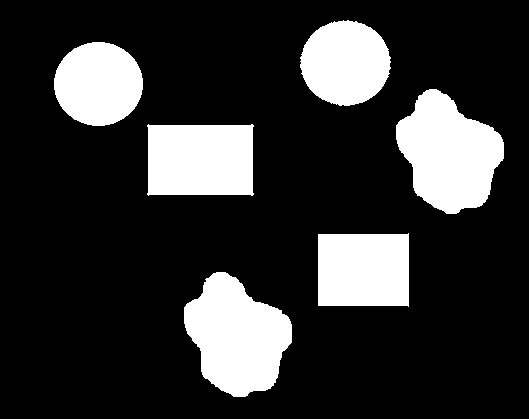
#> input picture wb.png, 529 x 419 px
$ python 'ConnectedComponentAnalysis (4 & 8).py'
#> lines starting #> are read from the running program, lines starting #| are printed output that depends on the picture; after the words box and inside, x2 and y2 are one past the last pixel; in counts of white or black regions, pixels touching at a corner belong together
#> `img = np.array(cv.imread('wb.png',0))`: img: shape (419, 529); 19.7% white; 6 white regions, box (x1, y1, x2, y2) and area: (184, 272, 292, 397) 8992, (396, 89, 504, 214) 8886, (147, 124, 254, 196) 7364, (318, 233, 409, 307) 6554, (300, 20, 391, 106) 6009, (54, 42, 143, 126) 5857
import numpy as np, cv2 as cv

#To assign label to current pixel based upon the label of the neighboring pixel
def AssignLabel(Left,Upper,LeftDiagonal=0,RightDiagonal=0):    #Neighboring pixel labels values

    if(Left!=0):                                        #Left pixel --> highest priority
        return Left                                     #Return the label of the left pixel, if not zero

    elif(LeftDiagonal!=0):                              #If left pixel is zero, check left diagonal pixel (in case of 8 connectivity)
        return LeftDiagonal

    elif(Upper!=0):
        return Upper

    elif(RightDiagonal!=0):
        return RightDiagonal

    return 0

#To find the index of a value in a list or sublist
def FindIndex(my_list,value):
    index=-1                                    #Setting index's default value
    for i in range(my_list.__len__()):          #Loop till the length of the list
        if(my_list[i].count(value)>0):          #If that value occurs in list once or multiple times
            index = i                           #Storing index in variable 'index'
            break
    return index                                #Returning index value

def ConnectedComponentAnalysis(img, Connectivity=4):

#> called with Connectivity = 4
    r,c = np.shape(img)         #to get dimensions of my image
#> r = 419; c = 529
    labelling_img = np.zeros((int(r),int(c)),dtype=int)      #creating image of zeros of size 501x501

    label_table=[]
    label=1

    for i in range(1,r):
        for j in range(1,c):
            if (img[i,j]==255):

                pixelLabel = 0

                if(Connectivity == 8):
                    pixelLabel = AssignLabel(labelling_img[i,j-1],labelling_img[i-1,j],labelling_img[i-1,j-1],labelling_img[i-1,j+1])
                else:
                    pixelLabel = AssignLabel(Left=labelling_img[i,j-1],Upper=labelling_img[i-1,j])

                if(pixelLabel == 0):
                    pixelLabel = label
                    label_table.append([pixelLabel])
                    label = label + 1

                labelling_img[i,j] = pixelLabel

                SecondPass(labelling_img[i-1,j],labelling_img[i,j-1],label_table)
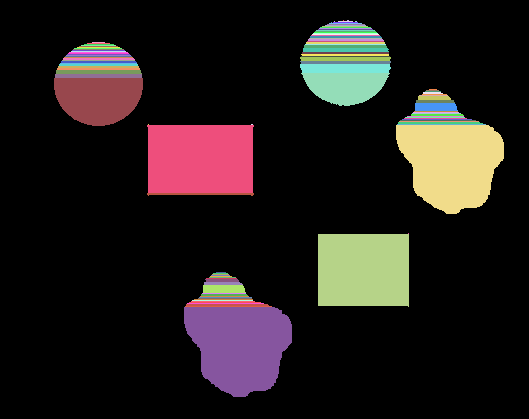
#> labelling_img: shape (419, 529) int64; 113 distinct labels, from 0 to 112; one colour per label, 0 black

    SortSublists(label_table)

    labelling_img = AssignMinimumLabel(labelling_img,label_table)

    return (labelling_img,label_table)

#For second pass - Removing multiple labels of the same object
def SecondPass(LeftPixelLabel,UpperPixelLabel,label_table):         #Passing left and upper pixel's labels and the labelling table list

    if(UpperPixelLabel!=0 and LeftPixelLabel!=0 and UpperPixelLabel!=LeftPixelLabel):       #If upper and left pixel labels aren't same and aren't zero

        UpperLabelIndex=FindIndex(label_table,UpperPixelLabel)              #Finding index of upper pixel

        LeftLabelIndex=FindIndex(label_table,LeftPixelLabel)                #Finding index of left pixel

        if(UpperLabelIndex!=LeftLabelIndex):                        #If both indexes aren't same, update the list

            UpdateList(label_table,UpperLabelIndex,LeftLabelIndex)      #Popping left label sublist and appending it to upper label sublist in the labelling table list

    return

#For seocnd pass - Removing one element (sublist) and copying its contents to another element (sublist)
def UpdateList(label_table, index1, index2):              #Passing labelling table list and both indexes; We want to append index2-value(s) ---> index1-value(s)

    while(label_table[index2].__len__()>0):             #Loop till the length of index2 sublist

        label_table[index1].append(label_table[index2].pop())       #Pop the value from index2 sublist and append it in the index1 sublist

    label_table.__delitem__(index2)                 #To remove the empty sublist at index2 location - list.__delitem__(index_value) deletes that index element; whether is it an element or a sublist

    return


#To sort all the sublists in a list
def SortSublists(my_list):          #Passing my list to be sort

    for i in range(1,my_list.__len__()):        #For looping till the length of list

        my_list[i].sort()                       #Sorting all sublists

        return

#Last step of 2nd pass - assigning minimum label to every object
def AssignMinimumLabel(labelling_img,label_table):      #Passing labelling image and the labelling table list

    r,c = np.shape(labelling_img)               #to know dimensions of labelling image
    newimg = np.zeros((r,c),dtype=np.uint8)          #2D array of dimensions same as labelling image and of datatype np.uint8

    #Nested looping to acess every pixel location
    for i in range(r):
        for j in range(c):

            if(labelling_img[i,j] != 0):        #if we have some label

                newimg[i,j] = (FindIndex(label_table, labelling_img[i,j]) + 1) * 40         #Multiplying labelling table list index values with 40
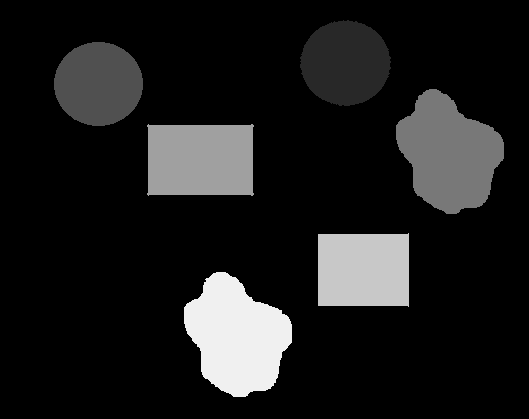
#> newimg: shape (419, 529); min 0, max 240, mean 29

    return newimg

def LabelDetectSegment(img, Connectivity=8):
    n1,l1=ConnectedComponentAnalysis(img, Connectivity)
    res=AssignMinimumLabel(n1,l1)
    return res,l1

img = np.array(cv.imread('wb.png',0))
x,l1=ConnectedComponentAnalysis(img, Connectivity=4)
cv.imshow('Image',x)
cv.waitKey(10000)
cv.destroyAllWindows()
print('Total objects are: ' + str(len(l1)))
#| Total objects are: 6

$ run again, with Edge Image.png copied over wb.png
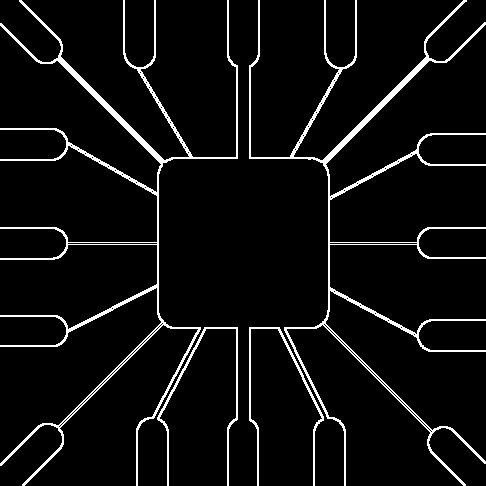
#> input picture Edge Image.png, 486 x 486 px
#> img: shape (486, 486); 5.7% white in thin lines or dots
#> after the loop in ConnectedComponentAnalysis, `for i in range(1,r):`:
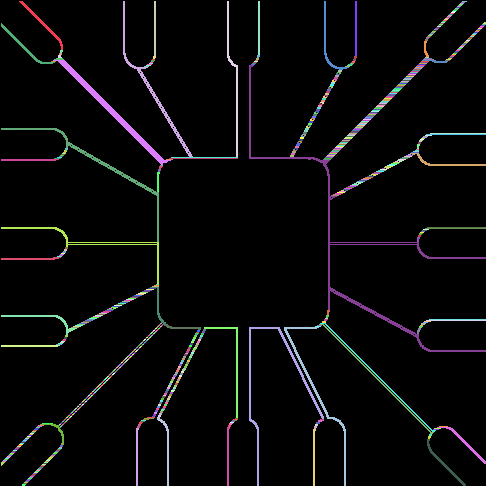
#> labelling_img: shape (486, 486) int64; 849 distinct labels, from 0 to 848; one colour per label, 0 black
#> after the loop in AssignMinimumLabel, `for i in range(r):`:
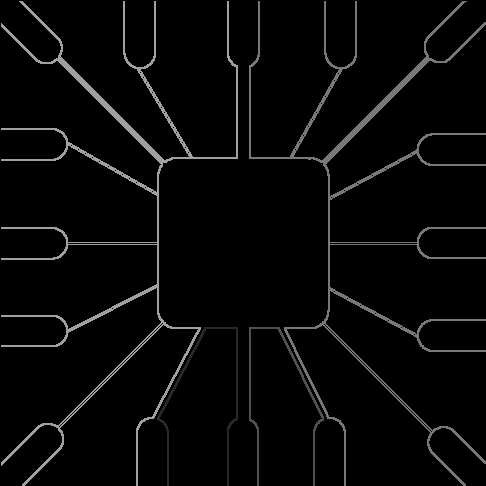
#> newimg: shape (486, 486); min 0, max 160, mean 7.5
#| Total objects are: 4
